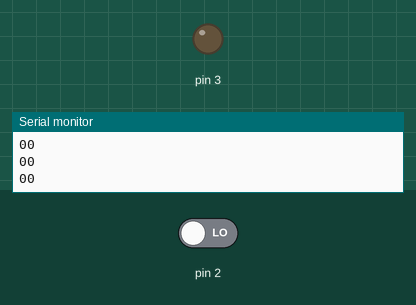
This sketch was run on a simulated Arduino Uno, built with avr-gcc and run on an emulated ATmega328P. Parts: output pins drawn as LEDs (lit = HIGH), the last lines printed to the serial monitor. The test bench sets the inputs (shaded band); at power-on: pin 2 LOW.

Above: at 1.2 s.
1.3 s: pin 2 driven HIGH
At 2.5 s:
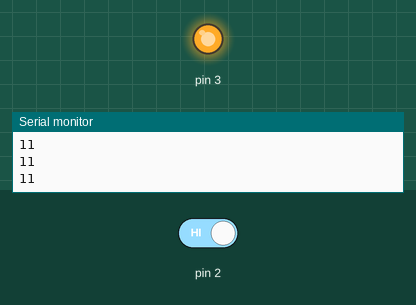
2.8 s: pin 2 driven LOW
At 3.8 s:
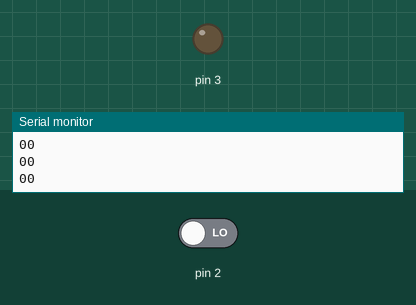
Timing chart, 0 to 5.8 s (numbered marks = the images above; inputs shaded):
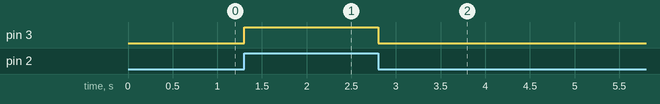

The sketch:

cross.ino
```cpp
void setup() {
  // put your setup code here, to run once:
  Serial.begin(9600);
  pinMode(2,INPUT);
  pinMode(3,OUTPUT);
}

void loop() {
  // put your main code here, to run repeatedly:
  Serial.print(digitalRead(3));
  digitalWrite(3,digitalRead(2));
  Serial.println(digitalRead(2));
}
```

Measured:
- after the input at 1.3 s, pin 3: LOW → HIGH at once
- after the input at 2.8 s, pin 3: HIGH → LOW at once
